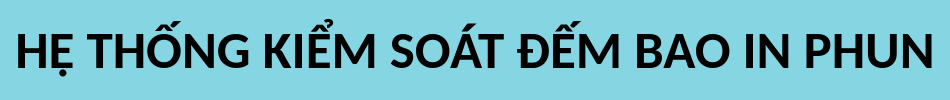
     <widget class="QWidget" name="HeaderContent" native="true">
      <property name="enabled">
       <bool>true</bool>
      </property>
      <property name="maximumSize">
       <size>
        <width>16777215</width>
        <height>125</height>
       </size>
      </property>
      <property name="font">
       <font>
        <family>Calibri</family>
        <weight>75</weight>
        <bold>true</bold>
       </font>
      </property>
      <property name="styleSheet">
       <string notr="true">* {
	background-color: #86d5e2;
}
</string>
      </property>
      <layout class="QHBoxLayout" name="horizontalLayout">
       <property name="spacing">
        <number>6</number>
       </property>
       <property name="leftMargin">
        <number>0</number>
       </property>
       <property name="topMargin">
        <number>0</number>
       </property>
       <property name="rightMargin">
        <number>0</number>
       </property>
       <property name="bottomMargin">
        <number>0</number>
       </property>
       <item>
        <widget class="QWidget" name="AppLogo" native="true">
         <widget class="QLabel" name="Logo">
          <property name="geometry">
           <rect>
            <x>9</x>
            <y>20</y>
            <width>101</width>
            <height>101</height>
           </rect>
          </property>
          <property name="font">
           <font>
            <family>Calibri</family>
            <pointsize>14</pointsize>
            <weight>75</weight>
            <bold>true</bold>
           </font>
          </property>
          <property name="autoFillBackground">
           <bool>false</bool>
          </property>
          <property name="text">
           <string/>
          </property>
          <property name="textFormat">
           <enum>Qt::AutoText</enum>
          </property>
          <property name="pixmap">
           <pixmap>logo_congty-Photoroom.png</pixmap>
          </property>
          <property name="scaledContents">
           <bool>true</bool>
          </property>
         </widget>
        </widget>
       </item>
       <item>
        <widget class="QWidget" name="AppName" native="true">
         <layout class="QHBoxLayout" name="horizontalLayout_2">
          <item>
           <widget class="QLabel" name="LabelAppName">
            <property name="font">
             <font>
              <family>Calibri</family>
              <pointsize>40</pointsize>
              <weight>75</weight>
              <bold>true</bold>
             </font>
            </property>
            <property name="text">
             <string>HỆ THỐNG KIỂM SOÁT ĐẾM BAO IN PHUN</string>
            </property>
            <property name="textFormat">
             <enum>Qt::AutoText</enum>
            </property>
            <property name="alignment">
             <set>Qt::AlignCenter</set>
            </property>
           </widget>
          </item>
         </layout>
        </widget>
       </item>
       <item>
        <widget class="QWidget" name="Timer" native="true">
         <property name="font">
          <font>
           <family>Calibri</family>
           <pointsize>15</pointsize>
           <weight>75</weight>
           <bold>true</bold>
          </font>
         </property>
         <widget class="QLabel" name="LabelShift">
          <property name="geometry">
           <rect>
            <x>300</x>
            <y>40</y>
            <width>41</width>
            <height>21</height>
           </rect>
          </property>
          <property name="font">
           <font>
            <family>Calibri</family>
            <pointsize>15</pointsize>
            <weight>75</weight>
            <italic>false</italic>
            <bold>true</bold>
            <underline>false</underline>
            <strikeout>false</strikeout>
           </font>
          </property>
          <property name="text">
           <string>CA 1</string>
          </property>
         </widget>
         <widget class="QLabel" name="LabelDateTime">
          <property name="geometry">
           <rect>
            <x>220</x>
            <y>70</y>
            <width>191</width>
            <height>21</height>
           </rect>
          </property>
          <property name="font">
           <font>
            <family>Calibri</family>
            <pointsize>15</pointsize>
            <weight>75</weight>
            <bold>true</bold>
           </font>
          </property>
          <property name="text">
           <string>00:00:00 - 01/01/2025</string>
          </property>
         </widget>
        </widget>
       </item>
      </layout>
     </widget>
